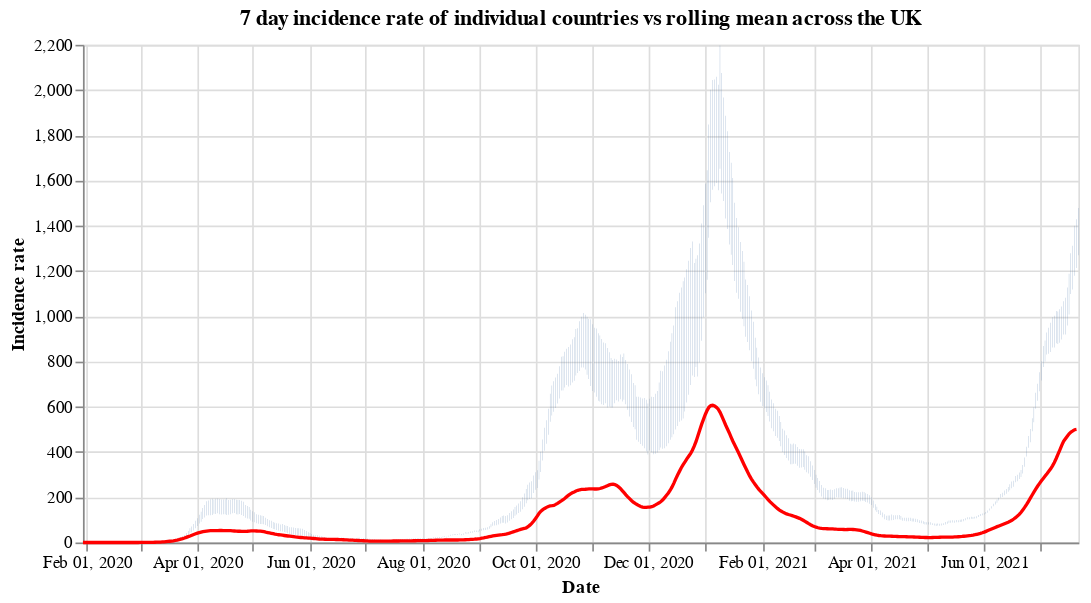

Source (notebook cell):
### Code cell
#collapse
countries = uk_cases['areaName'].unique()
countries.sort()

selection = alt.selection_single(
    name='Select',
    fields=['areaName'],
    init={'areaName': 'Wales'},
    bind={'areaName': alt.binding_select(options=countries)}
)

# scatter plot, modify opacity based on selection
bars = alt.Chart(uk_cases).mark_bar().add_selection(
    selection
).encode(
    x=alt.X("yearmonthdate(date):T", axis=alt.Axis(title='Date')),
    y=alt.Y("weeklyCasesRate:Q", axis=alt.Axis(title='Incidence rate')),
    tooltip='weeklyCasesRate:Q',
    opacity=alt.condition(selection, alt.value(1), alt.value(0))
).properties(title=f'7 day incidence rate of individual countries vs rolling mean across the UK', width=600)

line = alt.Chart(overview_cases).mark_line(
    color='red',
    size=2,
).transform_window(
    rolling_mean='mean(weeklyCasesRate)',
    frame=[0, 7]
).encode(
    x='yearmonthdate(date):T',
    y='rolling_mean:Q'
)

alt.layer(bars, line)

### Figure 1 — Vega-Lite specification as saved in the notebook (floating-point values rounded to 4 significant figures; data arrays with more than 128 entries replaced by an {"elided": "..."} marker saying what was removed)
{"config": {"view": {"continuousWidth": 400, "continuousHeight": 300}}, "layer": [{"data": {"name": "data-3b548416c7888fb4c3975551f6755c8b"}, "mark": "bar", "encoding": {"opacity": {"condition": {"value": 1, "selection": "Select"}, "value": 0}, "tooltip": {"type": "quantitative", "field": "weeklyCasesRate"}, "x": {"type": "temporal", "axis": {"title": "Date"}, "field": "date", "timeUnit": "yearmonthdate"}, "y": {"type": "quantitative", "axis": {"title": "Incidence rate"}, "field": "weeklyCasesRate"}}, "selection": {"Select": {"type": "single", "fields": ["areaName"], "init": {"areaName": "Wales"}, "bind": {"areaName": {"input": "select", "options": ["England", "Northern Ireland", "Scotland", "Wales"]}}}}, "title": "7 day incidence rate of individual countries vs rolling mean across the UK", "width": 600}, {"data": {"name": "data-4f8d5e8a5d3c1630ea97b8c915481c27"}, "mark": {"type": "line", "color": "red", "size": 2}, "encoding": {"x": {"type": "temporal", "field": "date", "timeUnit": "yearmonthdate"}, "y": {"type": "quantitative", "field": "rolling_mean"}}, "transform": [{"window": [{"op": "mean", "field": "weeklyCasesRate", "as": "rolling_mean"}], "frame": [0, 7]}]}], "$schema": "https://vega.github.io/schema/vega-lite/v4.8.1.json", "datasets": {"data-3b548416c7888fb4c3975551f6755c8b": {"elided": "2064 records"}, "data-4f8d5e8a5d3c1630ea97b8c915481c27": {"elided": "539 records"}}}
